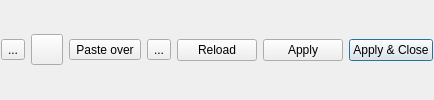
        <widget class="QFrame" name="actionsFrame">
         <layout class="QHBoxLayout" name="horizontalLayout">
          <property name="margin">
           <number>1</number>
          </property>
          <item>
           <widget class="QToolButton" name="restoreButton">
            <property name="toolTip">
             <string>Replace code with default  empty code.</string>
            </property>
            <property name="text">
             <string>...</string>
            </property>
            <property name="icon">
             <iconset resource="../icons.qrc">
              <normaloff>:/glmixer/icons/clean.png</normaloff>:/glmixer/icons/clean.png</iconset>
            </property>
            <property name="iconSize">
             <size>
              <width>24</width>
              <height>24</height>
             </size>
            </property>
           </widget>
          </item>
          <item>
           <widget class="QToolButton" name="loadButton">
            <property name="enabled">
             <bool>true</bool>
            </property>
            <property name="toolTip">
             <string>Replace code with content of a text file.</string>
            </property>
            <property name="text">
             <string/>
            </property>
            <property name="icon">
             <iconset resource="../icons.qrc">
              <normaloff>:/glmixer/icons/textopen.png</normaloff>:/glmixer/icons/textopen.png</iconset>
            </property>
            <property name="iconSize">
             <size>
              <width>24</width>
              <height>24</height>
             </size>
            </property>
           </widget>
          </item>
          <item>
           <widget class="QToolButton" name="pasteButton">
            <property name="toolTip">
             <string>Replace code with content of the clipboard (paste)</string>
            </property>
            <property name="text">
             <string>Paste over</string>
            </property>
            <property name="icon">
             <iconset resource="../icons.qrc">
              <normaloff>:/glmixer/icons/textpaste.png</normaloff>:/glmixer/icons/textpaste.png</iconset>
            </property>
            <property name="iconSize">
             <size>
              <width>24</width>
              <height>24</height>
             </size>
            </property>
           </widget>
          </item>
          <item>
           <widget class="QToolButton" name="saveButton">
            <property name="toolTip">
             <string>Save code to file</string>
            </property>
            <property name="text">
             <string>...</string>
            </property>
            <property name="icon">
             <iconset resource="../icons.qrc">
              <normaloff>:/glmixer/icons/textsave.png</normaloff>:/glmixer/icons/textsave.png</iconset>
            </property>
            <property name="iconSize">
             <size>
              <width>24</width>
              <height>24</height>
             </size>
            </property>
           </widget>
          </item>
          <item>
           <spacer name="horizontalSpacer">
            <property name="orientation">
             <enum>Qt::Horizontal</enum>
            </property>
            <property name="sizeType">
             <enum>QSizePolicy::Expanding</enum>
            </property>
            <property name="sizeHint" stdset="0">
             <size>
              <width>0</width>
              <height>0</height>
             </size>
            </property>
           </spacer>
          </item>
          <item>
           <widget class="QPushButton" name="reloadButton">
            <property name="toolTip">
             <string>Reload code</string>
            </property>
            <property name="statusTip">
             <string>Reload code currently running on GPU</string>
            </property>
            <property name="text">
             <string>Reload</string>
            </property>
            <property name="icon">
             <iconset resource="../icons.qrc">
              <normaloff>:/glmixer/icons/view-refresh.png</normaloff>:/glmixer/icons/view-refresh.png</iconset>
            </property>
            <property name="iconSize">
             <size>
              <width>24</width>
              <height>24</height>
             </size>
            </property>
           </widget>
          </item>
          <item>
           <widget class="QPushButton" name="applyButton">
            <property name="toolTip">
             <string>Apply code (compile GLSL).</string>
            </property>
            <property name="statusTip">
             <string>Apply current code to compile GLSL</string>
            </property>
            <property name="text">
             <string>Apply</string>
            </property>
            <property name="icon">
             <iconset resource="../icons.qrc">
              <normaloff>:/glmixer/icons/media-playback-start.png</normaloff>:/glmixer/icons/media-playback-start.png</iconset>
            </property>
            <property name="iconSize">
             <size>
              <width>24</width>
              <height>24</height>
             </size>
            </property>
           </widget>
          </item>
          <item>
           <widget class="QPushButton" name="validateButton">
            <property name="toolTip">
             <string>Apply code and Close window.</string>
            </property>
            <property name="statusTip">
             <string>Apply current code and close this window.</string>
            </property>
            <property name="text">
             <string>Apply &amp;&amp; Close</string>
            </property>
            <property name="icon">
             <iconset resource="../icons.qrc">
              <normaloff>:/glmixer/icons/media-playback-start.png</normaloff>:/glmixer/icons/media-playback-start.png</iconset>
            </property>
            <property name="iconSize">
             <size>
              <width>24</width>
              <height>24</height>
             </size>
            </property>
            <property name="autoDefault">
             <bool>false</bool>
            </property>
            <property name="default">
             <bool>true</bool>
            </property>
           </widget>
          </item>
         </layout>
        </widget>
